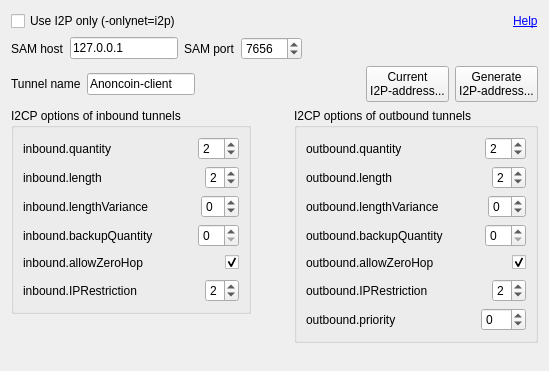
<?xml version="1.0" encoding="UTF-8"?>
<ui version="4.0">
 <class>I2POptionsWidget</class>
 <widget class="QWidget" name="I2POptionsWidget">
  <property name="geometry">
   <rect>
    <x>0</x>
    <y>0</y>
    <width>549</width>
    <height>371</height>
   </rect>
  </property>
  <property name="windowTitle">
   <string>Form</string>
  </property>
  <layout class="QVBoxLayout" name="verticalLayout_5">
   <item>
    <layout class="QHBoxLayout" name="horizontalLayout_15">
     <item>
      <widget class="QCheckBox" name="checkBoxUseI2POnly">
       <property name="text">
        <string>Use I2P only (-onlynet=i2p)</string>
       </property>
      </widget>
     </item>
     <item>
      <spacer name="horizontalSpacer_15">
       <property name="orientation">
        <enum>Qt::Horizontal</enum>
       </property>
       <property name="sizeHint" stdset="0">
        <size>
         <width>40</width>
         <height>20</height>
        </size>
       </property>
      </spacer>
     </item>
     <item>
      <widget class="QLabel" name="label">
       <property name="toolTip">
        <string>http://www.i2p2.i2p/i2cp.html#options</string>
       </property>
       <property name="text">
        <string>&lt;a href=&quot;http://www.i2p2.i2p/i2cp.html#options&quot;&gt;Help&lt;/a&gt;</string>
       </property>
       <property name="textFormat">
        <enum>Qt::RichText</enum>
       </property>
       <property name="openExternalLinks">
        <bool>true</bool>
       </property>
       <property name="textInteractionFlags">
        <set>Qt::TextBrowserInteraction</set>
       </property>
      </widget>
     </item>
    </layout>
   </item>
   <item>
    <layout class="QHBoxLayout" name="horizontalLayout_16">
     <item>
      <widget class="QLabel" name="labelSAMHost">
       <property name="text">
        <string>SAM host</string>
       </property>
      </widget>
     </item>
     <item>
      <widget class="QLineEdit" name="lineEditSAMHost">
       <property name="sizePolicy">
        <sizepolicy hsizetype="Fixed" vsizetype="Fixed">
         <horstretch>0</horstretch>
         <verstretch>0</verstretch>
        </sizepolicy>
       </property>
       <property name="text">
        <string>127.0.0.1</string>
       </property>
      </widget>
     </item>
     <item>
      <widget class="QLabel" name="labelSAMPort">
       <property name="text">
        <string>SAM port</string>
       </property>
      </widget>
     </item>
     <item>
      <widget class="QSpinBox" name="spinBoxSAMPort">
       <property name="minimum">
        <number>1</number>
       </property>
       <property name="maximum">
        <number>65535</number>
       </property>
       <property name="value">
        <number>7656</number>
       </property>
      </widget>
     </item>
     <item>
      <spacer name="horizontalSpacer_17">
       <property name="orientation">
        <enum>Qt::Horizontal</enum>
       </property>
       <property name="sizeHint" stdset="0">
        <size>
         <width>40</width>
         <height>20</height>
        </size>
       </property>
      </spacer>
     </item>
    </layout>
   </item>
   <item>
    <layout class="QHBoxLayout" name="horizontalLayout_17">
     <item>
      <widget class="QLabel" name="labelTunnelName">
       <property name="text">
        <string>Tunnel name</string>
       </property>
      </widget>
     </item>
     <item>
      <widget class="QLineEdit" name="lineEditTunnelName">
       <property name="sizePolicy">
        <sizepolicy hsizetype="Preferred" vsizetype="Fixed">
         <horstretch>0</horstretch>
         <verstretch>0</verstretch>
        </sizepolicy>
       </property>
       <property name="minimumSize">
        <size>
         <width>0</width>
         <height>0</height>
        </size>
       </property>
       <property name="text">
        <string>Anoncoin-client</string>
       </property>
      </widget>
     </item>
     <item>
      <spacer name="horizontalSpacer_18">
       <property name="orientation">
        <enum>Qt::Horizontal</enum>
       </property>
       <property name="sizeHint" stdset="0">
        <size>
         <width>40</width>
         <height>20</height>
        </size>
       </property>
      </spacer>
     </item>
     <item>
      <widget class="QPushButton" name="pushButtonCurrentI2PAddress">
       <property name="text">
        <string>Current
I2P-address...</string>
       </property>
      </widget>
     </item>
     <item>
      <widget class="QPushButton" name="pushButtonGenerateI2PAddress">
       <property name="text">
        <string>Generate
I2P-address...</string>
       </property>
      </widget>
     </item>
    </layout>
   </item>
   <item>
    <layout class="QHBoxLayout" name="horizontalLayout_14">
     <item>
      <layout class="QVBoxLayout" name="verticalLayout_4">
       <item>
        <widget class="QGroupBox" name="groupBoxInbound">
         <property name="title">
          <string>I2CP options of inbound tunnels</string>
         </property>
         <layout class="QVBoxLayout" name="verticalLayout">
          <item>
           <layout class="QHBoxLayout" name="horizontalLayout">
            <item>
             <widget class="QLabel" name="labelInboundQuantity">
              <property name="text">
               <string>inbound.quantity </string>
              </property>
             </widget>
            </item>
            <item>
             <spacer name="horizontalSpacer">
              <property name="orientation">
               <enum>Qt::Horizontal</enum>
              </property>
              <property name="sizeHint" stdset="0">
               <size>
                <width>40</width>
                <height>20</height>
               </size>
              </property>
             </spacer>
            </item>
            <item>
             <widget class="QSpinBox" name="spinBoxInboundQuantity">
              <property name="minimum">
               <number>1</number>
              </property>
              <property name="maximum">
               <number>16</number>
              </property>
              <property name="value">
               <number>2</number>
              </property>
             </widget>
            </item>
           </layout>
          </item>
          <item>
           <layout class="QHBoxLayout" name="horizontalLayout_2">
            <item>
             <widget class="QLabel" name="labelInboundLength">
              <property name="text">
               <string>inbound.length </string>
              </property>
             </widget>
            </item>
            <item>
             <spacer name="horizontalSpacer_2">
              <property name="orientation">
               <enum>Qt::Horizontal</enum>
              </property>
              <property name="sizeHint" stdset="0">
               <size>
                <width>40</width>
                <height>20</height>
               </size>
              </property>
             </spacer>
            </item>
            <item>
             <widget class="QSpinBox" name="spinBoxInboundLength">
              <property name="minimum">
               <number>0</number>
              </property>
              <property name="maximum">
               <number>7</number>
              </property>
              <property name="value">
               <number>2</number>
              </property>
             </widget>
            </item>
           </layout>
          </item>
          <item>
           <layout class="QHBoxLayout" name="horizontalLayout_3">
            <item>
             <widget class="QLabel" name="labelInboundLengthVariance">
              <property name="text">
               <string>inbound.lengthVariance</string>
              </property>
             </widget>
            </item>
            <item>
             <spacer name="horizontalSpacer_3">
              <property name="orientation">
               <enum>Qt::Horizontal</enum>
              </property>
              <property name="sizeHint" stdset="0">
               <size>
                <width>40</width>
                <height>20</height>
               </size>
              </property>
             </spacer>
            </item>
            <item>
             <widget class="QSpinBox" name="spinBoxInboundLengthVariance">
              <property name="minimum">
               <number>-7</number>
              </property>
              <property name="maximum">
               <number>7</number>
              </property>
             </widget>
            </item>
           </layout>
          </item>
          <item>
           <layout class="QHBoxLayout" name="horizontalLayout_4">
            <item>
             <widget class="QLabel" name="labelInboundBackupQuality">
              <property name="text">
               <string>inbound.backupQuantity </string>
              </property>
             </widget>
            </item>
            <item>
             <spacer name="horizontalSpacer_4">
              <property name="orientation">
               <enum>Qt::Horizontal</enum>
              </property>
              <property name="sizeHint" stdset="0">
               <size>
                <width>40</width>
                <height>20</height>
               </size>
              </property>
             </spacer>
            </item>
            <item>
             <widget class="QSpinBox" name="spinBoxInboundBackupQuality"/>
            </item>
           </layout>
          </item>
          <item>
           <layout class="QHBoxLayout" name="horizontalLayout_5">
            <item>
             <widget class="QLabel" name="labelInboundAllowZeroHop">
              <property name="text">
               <string>inbound.allowZeroHop </string>
              </property>
             </widget>
            </item>
            <item>
             <spacer name="horizontalSpacer_5">
              <property name="orientation">
               <enum>Qt::Horizontal</enum>
              </property>
              <property name="sizeHint" stdset="0">
               <size>
                <width>40</width>
                <height>20</height>
               </size>
              </property>
             </spacer>
            </item>
            <item>
             <widget class="QCheckBox" name="checkBoxInboundAllowZeroHop">
              <property name="checked">
               <bool>true</bool>
              </property>
             </widget>
            </item>
           </layout>
          </item>
          <item>
           <layout class="QHBoxLayout" name="horizontalLayout_6">
            <item>
             <widget class="QLabel" name="labelInboundIPRestriction">
              <property name="text">
               <string>inbound.IPRestriction</string>
              </property>
             </widget>
            </item>
            <item>
             <spacer name="horizontalSpacer_6">
              <property name="orientation">
               <enum>Qt::Horizontal</enum>
              </property>
              <property name="sizeHint" stdset="0">
               <size>
                <width>40</width>
                <height>20</height>
               </size>
              </property>
             </spacer>
            </item>
            <item>
             <widget class="QSpinBox" name="spinBoxInboundIPRestriction">
              <property name="maximum">
               <number>4</number>
              </property>
              <property name="value">
               <number>2</number>
              </property>
             </widget>
            </item>
           </layout>
          </item>
         </layout>
        </widget>
       </item>
       <item>
        <spacer name="verticalSpacer">
         <property name="orientation">
          <enum>Qt::Vertical</enum>
         </property>
         <property name="sizeHint" stdset="0">
          <size>
           <width>20</width>
           <height>40</height>
          </size>
         </property>
        </spacer>
       </item>
      </layout>
     </item>
     <item>
      <spacer name="horizontalSpacer_14">
       <property name="orientation">
        <enum>Qt::Horizontal</enum>
       </property>
       <property name="sizeHint" stdset="0">
        <size>
         <width>40</width>
         <height>20</height>
        </size>
       </property>
      </spacer>
     </item>
     <item>
      <layout class="QVBoxLayout" name="verticalLayout_3">
       <item>
        <widget class="QGroupBox" name="groupBoxOutbound">
         <property name="title">
          <string>I2CP options of outbound tunnels</string>
         </property>
         <layout class="QVBoxLayout" name="verticalLayout_2">
          <item>
           <layout class="QHBoxLayout" name="horizontalLayout_7">
            <item>
             <widget class="QLabel" name="labelOutboundQuantity">
              <property name="text">
               <string>outbound.quantity </string>
              </property>
             </widget>
            </item>
            <item>
             <spacer name="horizontalSpacer_7">
              <property name="orientation">
               <enum>Qt::Horizontal</enum>
              </property>
              <property name="sizeHint" stdset="0">
               <size>
                <width>40</width>
                <height>20</height>
               </size>
              </property>
             </spacer>
            </item>
            <item>
             <widget class="QSpinBox" name="spinBoxOutboundQuantity">
              <property name="minimum">
               <number>1</number>
              </property>
              <property name="value">
               <number>2</number>
              </property>
             </widget>
            </item>
           </layout>
          </item>
          <item>
           <layout class="QHBoxLayout" name="horizontalLayout_8">
            <item>
             <widget class="QLabel" name="labelOutboundLength">
              <property name="text">
               <string>outbound.length </string>
              </property>
             </widget>
            </item>
            <item>
             <spacer name="horizontalSpacer_8">
              <property name="orientation">
               <enum>Qt::Horizontal</enum>
              </property>
              <property name="sizeHint" stdset="0">
               <size>
                <width>40</width>
                <height>20</height>
               </size>
              </property>
             </spacer>
            </item>
            <item>
             <widget class="QSpinBox" name="spinBoxOutboundLength">
              <property name="maximum">
               <number>7</number>
              </property>
              <property name="value">
               <number>2</number>
              </property>
             </widget>
            </item>
           </layout>
          </item>
          <item>
           <layout class="QHBoxLayout" name="horizontalLayout_9">
            <item>
             <widget class="QLabel" name="labelOutboundLengthVariance">
              <property name="text">
               <string>outbound.lengthVariance</string>
              </property>
             </widget>
            </item>
            <item>
             <spacer name="horizontalSpacer_9">
              <property name="orientation">
               <enum>Qt::Horizontal</enum>
              </property>
              <property name="sizeHint" stdset="0">
               <size>
                <width>40</width>
                <height>20</height>
               </size>
              </property>
             </spacer>
            </item>
            <item>
             <widget class="QSpinBox" name="spinBoxOutboundLengthVariance">
              <property name="minimum">
               <number>-7</number>
              </property>
              <property name="maximum">
               <number>7</number>
              </property>
             </widget>
            </item>
           </layout>
          </item>
          <item>
           <layout class="QHBoxLayout" name="horizontalLayout_10">
            <item>
             <widget class="QLabel" name="labelOutboundBackupQuantity">
              <property name="text">
               <string>outbound.backupQuantity</string>
              </property>
             </widget>
            </item>
            <item>
             <spacer name="horizontalSpacer_10">
              <property name="orientation">
               <enum>Qt::Horizontal</enum>
              </property>
              <property name="sizeHint" stdset="0">
               <size>
                <width>40</width>
                <height>20</height>
               </size>
              </property>
             </spacer>
            </item>
            <item>
             <widget class="QSpinBox" name="spinBoxOutboundBackupQuantity"/>
            </item>
           </layout>
          </item>
          <item>
           <layout class="QHBoxLayout" name="horizontalLayout_11">
            <item>
             <widget class="QLabel" name="labelAllowZeroHop">
              <property name="text">
               <string>outbound.allowZeroHop </string>
              </property>
             </widget>
            </item>
            <item>
             <spacer name="horizontalSpacer_11">
              <property name="orientation">
               <enum>Qt::Horizontal</enum>
              </property>
              <property name="sizeHint" stdset="0">
               <size>
                <width>40</width>
                <height>20</height>
               </size>
              </property>
             </spacer>
            </item>
            <item>
             <widget class="QCheckBox" name="checkBoxAllowZeroHop">
              <property name="checked">
               <bool>true</bool>
              </property>
             </widget>
            </item>
           </layout>
          </item>
          <item>
           <layout class="QHBoxLayout" name="horizontalLayout_12">
            <item>
             <widget class="QLabel" name="labelOutboundIPRestriction">
              <property name="text">
               <string>outbound.IPRestriction</string>
              </property>
             </widget>
            </item>
            <item>
             <spacer name="horizontalSpacer_12">
              <property name="orientation">
               <enum>Qt::Horizontal</enum>
              </property>
              <property name="sizeHint" stdset="0">
               <size>
                <width>40</width>
                <height>20</height>
               </size>
              </property>
             </spacer>
            </item>
            <item>
             <widget class="QSpinBox" name="spinBoxOutboundIPRestriction">
              <property name="maximum">
               <number>4</number>
              </property>
              <property name="value">
               <number>2</number>
              </property>
             </widget>
            </item>
           </layout>
          </item>
          <item>
           <layout class="QHBoxLayout" name="horizontalLayout_13">
            <item>
             <widget class="QLabel" name="labelOutboundPriority">
              <property name="text">
               <string>outbound.priority</string>
              </property>
             </widget>
            </item>
            <item>
             <spacer name="horizontalSpacer_13">
              <property name="orientation">
               <enum>Qt::Horizontal</enum>
              </property>
              <property name="sizeHint" stdset="0">
               <size>
                <width>40</width>
                <height>20</height>
               </size>
              </property>
             </spacer>
            </item>
            <item>
             <widget class="QSpinBox" name="spinBoxOutboundPriority">
              <property name="minimum">
               <number>-25</number>
              </property>
              <property name="maximum">
               <number>25</number>
              </property>
             </widget>
            </item>
           </layout>
          </item>
         </layout>
        </widget>
       </item>
       <item>
        <spacer name="verticalSpacer_2">
         <property name="orientation">
          <enum>Qt::Vertical</enum>
         </property>
         <property name="sizeHint" stdset="0">
          <size>
           <width>20</width>
           <height>40</height>
          </size>
         </property>
        </spacer>
       </item>
      </layout>
     </item>
    </layout>
   </item>
  </layout>
 </widget>
 <tabstops>
  <tabstop>checkBoxUseI2POnly</tabstop>
  <tabstop>lineEditSAMHost</tabstop>
  <tabstop>spinBoxSAMPort</tabstop>
  <tabstop>lineEditTunnelName</tabstop>
  <tabstop>pushButtonCurrentI2PAddress</tabstop>
  <tabstop>pushButtonGenerateI2PAddress</tabstop>
  <tabstop>spinBoxInboundQuantity</tabstop>
  <tabstop>spinBoxInboundLength</tabstop>
  <tabstop>spinBoxInboundLengthVariance</tabstop>
  <tabstop>spinBoxInboundBackupQuality</tabstop>
  <tabstop>checkBoxInboundAllowZeroHop</tabstop>
  <tabstop>spinBoxInboundIPRestriction</tabstop>
  <tabstop>spinBoxOutboundQuantity</tabstop>
  <tabstop>spinBoxOutboundLength</tabstop>
  <tabstop>spinBoxOutboundLengthVariance</tabstop>
  <tabstop>spinBoxOutboundBackupQuantity</tabstop>
  <tabstop>checkBoxAllowZeroHop</tabstop>
  <tabstop>spinBoxOutboundIPRestriction</tabstop>
  <tabstop>spinBoxOutboundPriority</tabstop>
 </tabstops>
 <resources/>
 <connections/>
</ui>
